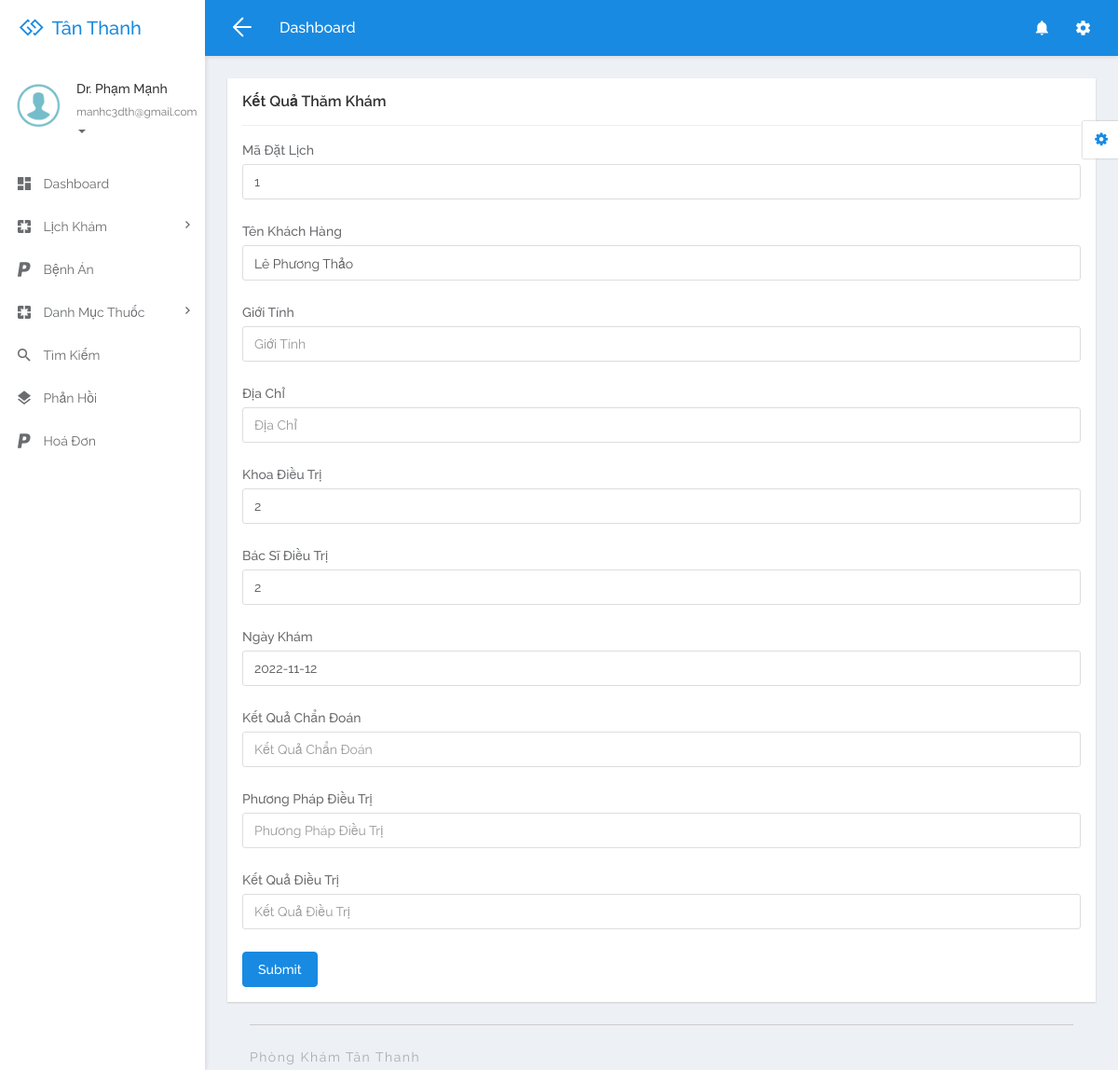
/doctor/add-medicalrecord.php?editid=1 (signed in), run on the app's committed database.
### tables this page shows
CREATE TABLE `tblappointment` (
  `appoiment_id` int(10) NOT NULL,
  `AppointmentNumber` int(10) DEFAULT NULL,
  `Name` varchar(250) DEFAULT NULL,
  `MobileNumber` bigint(20) DEFAULT NULL,
  `Email` varchar(250) DEFAULT NULL,
  `AppointmentDate` date DEFAULT NULL,
  `AppointmentTime` time DEFAULT NULL,
  `Specialization` varchar(250) DEFAULT NULL,
  `Doctor` int(10) DEFAULT NULL,
  `Message` mediumtext DEFAULT NULL,
  `ApplyDate` timestamp NULL DEFAULT current_timestamp(),
  `Remark` varchar(250) DEFAULT NULL,
  `Status` varchar(250) DEFAULT NULL,
  `UpdationDate` timestamp NULL DEFAULT NULL ON UPDATE current_timestamp()
);

CREATE TABLE `tbldoctor` (
  `ID` int(5) NOT NULL,
  `FullName` varchar(250) DEFAULT NULL,
  `MobileNumber` bigint(10) DEFAULT NULL,
  `Email` varchar(250) DEFAULT NULL,
  `Specialization` varchar(250) DEFAULT NULL,
  `Password` varchar(259) DEFAULT NULL,
  `qrcode` varchar(255) DEFAULT NULL,
  `role` int(11) NOT NULL,
  `CreationDate` timestamp NULL DEFAULT current_timestamp()
);

### doctor/add-medicalrecord.php (the view, shortened to what this page needs)
<?php
include('includes/dbconnection.php');
if (strlen($_SESSION['damsid']==0)) {
	header('location:logout.php');
	} else{
  ?>
  <!DOCTYPE html>
<html lang="en">
<head>
	<link rel="stylesheet" href="libs/bower/font-awesome/css/font-awesome.min.css">
	<link rel="stylesheet" href="libs/bower/material-design-iconic-font/dist/css/material-design-iconic-font.css">
	<link rel="stylesheet" href="libs/bower/animate.css/animate.min.css">
	<link rel="stylesheet" href="libs/bower/fullcalendar/dist/fullcalendar.min.css">
	<link rel="stylesheet" href="libs/bower/perfect-scrollbar/css/perfect-scrollbar.css">
	<link rel="stylesheet" href="assets/css/bootstrap.css">
	<link rel="stylesheet" href="assets/css/core.css">
	<link rel="stylesheet" href="assets/css/app.css">
</head>
<body class="menubar-left menubar-unfold menubar-light theme-primary">
<main id="app-main" class="app-main">
  <div class="wrap">
	<section class="app-content">
		<div class="row">
			<div class="col-md-12">
				<div class="widget">
					<header class="widget-header">
						<h4 class="widget-title">Kết Quả Thăm Khám</h4>
					</header>
					<hr class="widget-separator">
					<div class="widget-body">
			<?php
                  $eid=$_GET['editid'];
                  $sql="SELECT * from tblappointment  where appoiment_id = :eid";
                  $query = $dbh -> prepare($sql);
                  $query-> bindParam(':eid', $eid, PDO::PARAM_STR);
                  $query->execute();
                  $results=$query->fetchAll(PDO::FETCH_OBJ);
                  $cnt=1;
                  if($query->rowCount() > 0)
                  {
                  foreach($results as $row)
                  {?>
				<form method="post">
					<div class="form-group">
						<label for="">Mã Đặt Lịch</label>
						<input type="text" class="form-control" name="id"  value="<?php  echo $eid=($row->appoiment_id);?>"  placeholder="ID">
					</div>
					<div class="form-group">
						<label for="">Tên Khách Hàng</label>
						<input type="text" class="form-control" name="name" value="<?php echo $row->Name ?>" placeholder="Tên Khách Hàng">
					</div>
					<div class="form-group">
						<label for="">Giới Tính</label>
						<input type="text" class="form-control" name="sex" placeholder="Giới Tính">
					</div>
					<div class="form-group">
						<label for="">Địa Chỉ</label>
						<input type="text" class="form-control" name="address" placeholder="Địa Chỉ">
					</div>
					<div class="form-group">
						<label for="">Khoa Điều Trị</label>
						<input type="text" class="form-control" name="khoa" value="<?php echo $row->Specialization ?>" >
					</div>
					<div class="form-group">
						<label for="">Bác Sĩ Điều Trị</label>
						<input type="text" class="form-control" name="doctor" value="<?php echo $row->Doctor ?>" >
					</div>
					<div class="form-group">
						<label for="">Ngày Khám</label>
						<input type="text" class="form-control" name="dayin" value="<?php echo $row->AppointmentDate ?>" >
					</div>
					<div class="form-group">
						<label for="">Kết Quả Chẩn Đoán</label>
						<input type="text" class="form-control" name="chandoan" placeholder="Kết Quả Chẩn Đoán">
					</div>
					<div class="form-group">
						<label for="">Phương Pháp Điều Trị</label>
						<input type="text" class="form-control" name="phuongphap" placeholder="Phương Pháp Điều Trị">
					</div>
					<div class="form-group">
						<label for="">Kết Quả Điều Trị </label>
						<input type="text" class="form-control" name="ketquadieutri" placeholder="Kết Quả Điều Trị">
					</div>
					<button type="submit" class="btn btn-primary" name="submitbtn">Submit</button>
				</form>
                  <?php $cnt=$cnt+1;}
                }
?>
					</div>
				</div>
			</div>
        </div>
 <?php include_once('includes/header.php');?>
<?php include_once('includes/sidebar.php');?>
 <?php include_once('includes/footer.php');?>
</main>
<?php include_once('includes/customizer.php');?>
</body>
</html>
<?php }  ?>

### doctor/includes/sidebar.php (shortened to what this page needs)
<aside id="menubar" class="menubar light">
  <div class="app-user">
    <div class="media">
      <div class="media-left">
        <div class="avatar avatar-md avatar-circle">
          <a href="javascript:void(0)"><img class="img-responsive" src="assets/images/images.png" alt="avatar"/></a>
        </div>
      </div>
      <div class="media-body">
        <div class="foldable">
          <?php
$eid=$_SESSION['damsid'];
$sql="SELECT FullName,Email from  tbldoctor where ID=:eid";
$query = $dbh -> prepare($sql);
$query->bindParam(':eid',$eid,PDO::PARAM_STR);
$query->execute();
$results=$query->fetchAll(PDO::FETCH_OBJ);
foreach($results as $row)
{
$email=$row->Email;
$fname=$row->FullName;
}   ?>
          <h5><a href="javascript:void(0)" class="username"><?php  echo $fname ;?></a></h5>
          <ul>
            <li class="dropdown">
              <a href="javascript:void(0)" class="dropdown-toggle usertitle" data-toggle="dropdown" aria-haspopup="true" aria-expanded="false">
                <small><?php  echo $email;?></small>
                <span class="caret"></span>
              </a>
            </li>
          </ul>
        </div>
      </div>
    </div>
  </div>
  <div class="menubar-scroll">
    <div class="menubar-scroll-inner">
      <ul class="app-menu">
        <li class="has-submenu">
          <a href="dashboard.php">
            <i class="menu-icon zmdi zmdi-view-dashboard zmdi-hc-lg"></i>
            <span class="menu-text">Dashboard</span>
          </a>
        </li>
       <li class="has-submenu">
          <a href="javascript:void(0)" class="submenu-toggle">
            <i class="menu-icon zmdi zmdi-pages zmdi-hc-lg"></i>
            <span class="menu-text">Lịch Khám</span>
            <i class="menu-caret zmdi zmdi-hc-sm zmdi-chevron-right"></i>
          </a>
        </li>
        <li>
          <a href="medicalrecord.php">
            <i class="menu-icon zmdi zmdi-paypal zmdi-hc-lg"></i>
            <span class="menu-text">Bệnh Án</span>
          </a>
        </li>
        <li class="has-submenu">
          <a href="javascript:void(0)" class="submenu-toggle">
            <i class="menu-icon zmdi zmdi-pages zmdi-hc-lg"></i>
            <span class="menu-text">Danh Mục Thuốc</span>
            <i class="menu-caret zmdi zmdi-hc-sm zmdi-chevron-right"></i>
          </a>
        </li>
        <li>
          <a href="search.php">
            <i class="menu-icon zmdi zmdi-search zmdi-hc-lg"></i>
            <span class="menu-text">Tìm Kiếm</span>
          </a>
        </li>
        <li>
          <a href="appointment-bwdates.php">
            <i class="menu-icon zmdi zmdi-layers zmdi-hc-lg"></i>
            <span class="menu-text">Phản Hồi</span>
          </a>
        </li>
        <li>
          <a href="invoices.php">
            <i class="menu-icon zmdi zmdi-paypal zmdi-hc-lg"></i>
            <span class="menu-text">Hoá Đơn</span>
          </a>
        </li>
      </ul>
    </div>
  </div>
</aside>

### data on the page
tblappointment: id "1", name "Lê Phương Thảo", khoa "2", doctor "2", dayin "2022-11-12"
tbldoctor: FullName "Dr. Phạm Mạnh", Email "manhc3dth@gmail.com"
